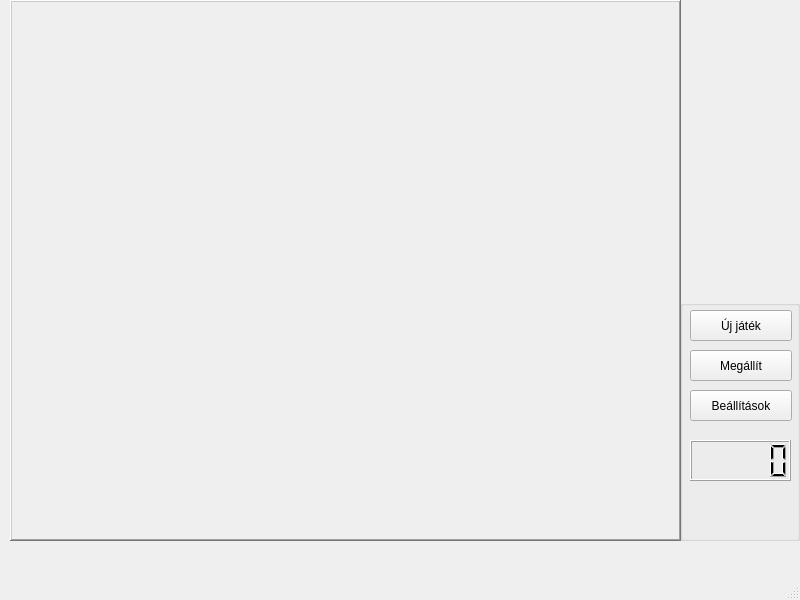
<?xml version="1.0" encoding="UTF-8"?>
<ui version="4.0">
 <class>BridgeCrossingViewManager</class>
 <widget class="QMainWindow" name="BridgeCrossingViewManager">
  <property name="geometry">
   <rect>
    <x>0</x>
    <y>0</y>
    <width>800</width>
    <height>600</height>
   </rect>
  </property>
  <property name="windowTitle">
   <string>Átkelés a hídon</string>
  </property>
  <widget class="QWidget" name="centralwidget">
   <widget class="QGroupBox" name="groupBox">
    <property name="geometry">
     <rect>
      <x>680</x>
      <y>300</y>
      <width>120</width>
      <height>241</height>
     </rect>
    </property>
    <property name="title">
     <string/>
    </property>
    <widget class="QPushButton" name="pushButton_2">
     <property name="geometry">
      <rect>
       <x>10</x>
       <y>10</y>
       <width>102</width>
       <height>31</height>
      </rect>
     </property>
     <property name="text">
      <string>Új játék</string>
     </property>
    </widget>
    <widget class="QPushButton" name="pushButton">
     <property name="geometry">
      <rect>
       <x>10</x>
       <y>50</y>
       <width>102</width>
       <height>31</height>
      </rect>
     </property>
     <property name="text">
      <string>Megállít</string>
     </property>
    </widget>
    <widget class="QPushButton" name="pushButton_3">
     <property name="geometry">
      <rect>
       <x>10</x>
       <y>90</y>
       <width>102</width>
       <height>31</height>
      </rect>
     </property>
     <property name="text">
      <string>Beállítások</string>
     </property>
    </widget>
    <widget class="QLCDNumber" name="lcdNumber">
     <property name="geometry">
      <rect>
       <x>10</x>
       <y>140</y>
       <width>101</width>
       <height>41</height>
      </rect>
     </property>
    </widget>
   </widget>
   <widget class="QFrame" name="frame">
    <property name="geometry">
     <rect>
      <x>10</x>
      <y>0</y>
      <width>671</width>
      <height>541</height>
     </rect>
    </property>
    <property name="frameShape">
     <enum>QFrame::WinPanel</enum>
    </property>
    <property name="frameShadow">
     <enum>QFrame::Raised</enum>
    </property>
   </widget>
  </widget>
  <widget class="QStatusBar" name="statusbar"/>
 </widget>
 <resources/>
 <connections/>
</ui>
